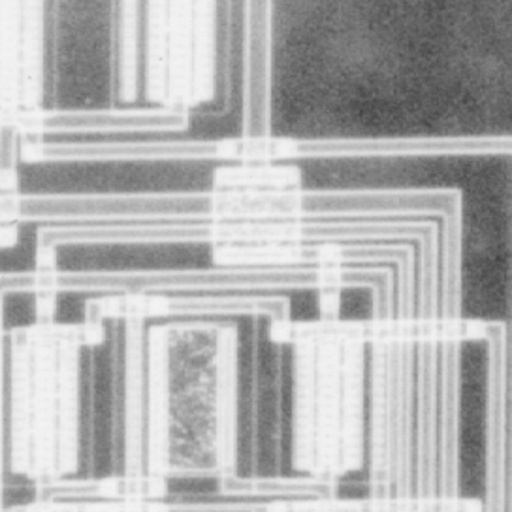
#> input picture MiKMOI/lab2/variant_4_4.jpg, 512 x 512 px
$ python task4.py   (older library calls are emulated)
#> lines starting #> are read from the running program, lines starting #| are printed output that depends on the picture
import os
import cv2
import matplotlib.pyplot as plt
import numpy as np

# Путь к изображению
image_path = 'variant_4_4.jpg'

# Проверяем наличие файла
if not os.path.exists(image_path):
  raise FileNotFoundError(
      f"Файл '{image_path}' не найден! Проверьте путь к изображению."
  )

# Загрузка полутонового изображения
image = cv2.imread(image_path, cv2.IMREAD_GRAYSCALE)
#> image is the input picture: shape (512, 512); min 65, max 244, mean 178.7
if image is None:
  raise ValueError(
      f"Не удалось загрузить изображение из файла '{image_path}'."
  )

# Сглаживающий фильтр (Фильтр Гаусса)
# Убираем шум, размер ядра
kernel_size_smooth = 15
img_smoothed = cv2.GaussianBlur(
    image, (kernel_size_smooth, kernel_size_smooth), sigmaX=0
)

# Повышение резкости с помощью Лапласиана
# Применяем Лапласиан для выделения вторых производных
laplacian = cv2.Laplacian(img_smoothed, cv2.CV_64F, ksize=3)
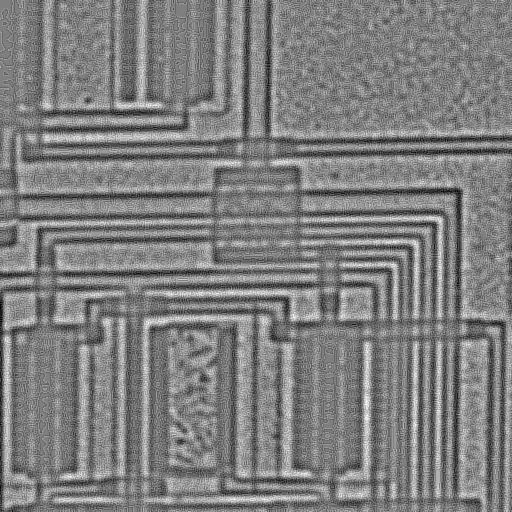
#> laplacian: shape (512, 512) float64; min -20, max 20, mean -0.00666; drawn with min black and max white

# Нормализуем результат Лапласиана в диапазон 0-255
laplacian_u8 = cv2.normalize(
    np.abs(laplacian), None, 0, 255, cv2.NORM_MINMAX, dtype=cv2.CV_8U
)
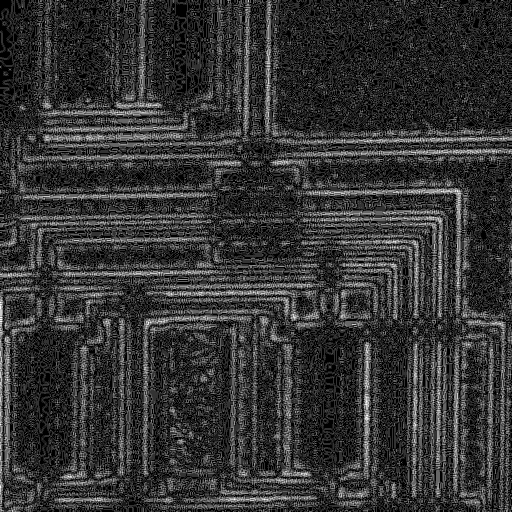
#> laplacian_u8: shape (512, 512); min 0, max 255, mean 52.5

# Метод повышения резкости
# img_sharpened = img_smoothed - c * laplacian (c — коэффициент усиления)
img_float = img_smoothed.astype(np.float64)
lap_float = laplacian.astype(np.float64)
alpha = 5  # Коэффициент влияния резкости
img_sharpened_float = img_float - alpha * lap_float
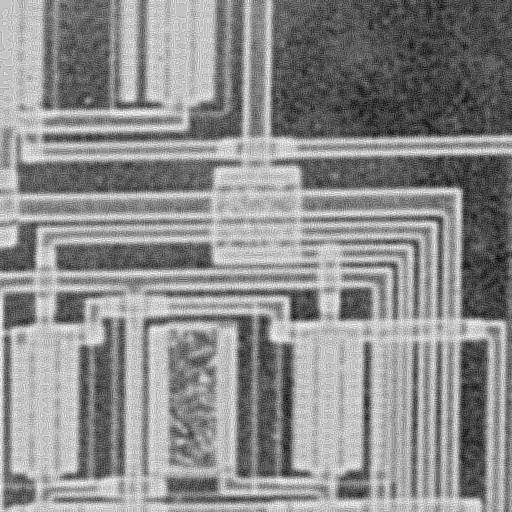
#> img_sharpened_float: shape (512, 512) float64; min 20, max 307, mean 178.8; drawn with min black and max white
img_sharpened = np.clip(img_sharpened_float, 0, 255).astype(np.uint8)
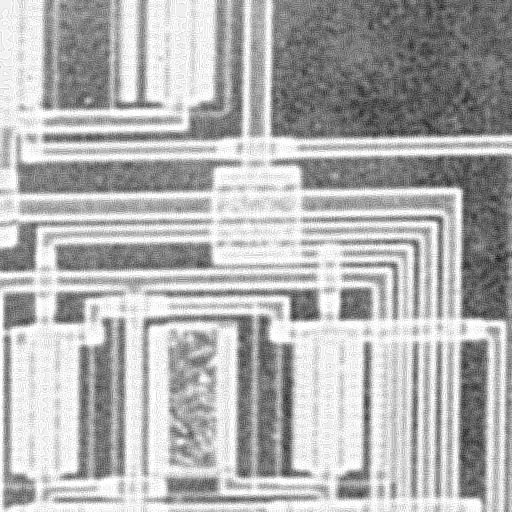
#> img_sharpened: shape (512, 512); min 20, max 255, mean 178.1

# Выделение краев оператором Собеля
sobel_x = cv2.Sobel(img_sharpened, cv2.CV_64F, 1, 0, ksize=3)
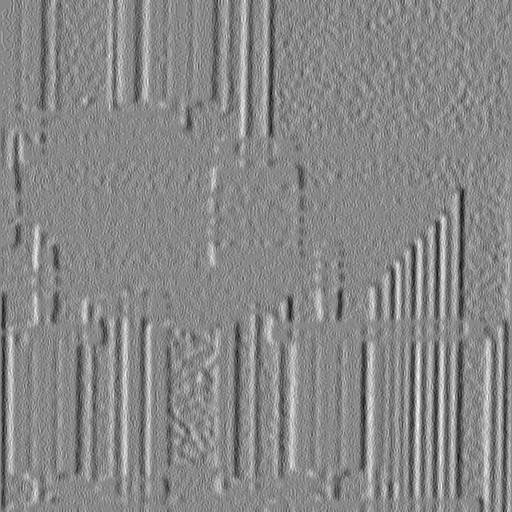
#> sobel_x: shape (512, 512) float64; min -432, max 375, mean -1.4; drawn with min black and max white
sobel_y = cv2.Sobel(img_sharpened, cv2.CV_64F, 0, 1, ksize=3)
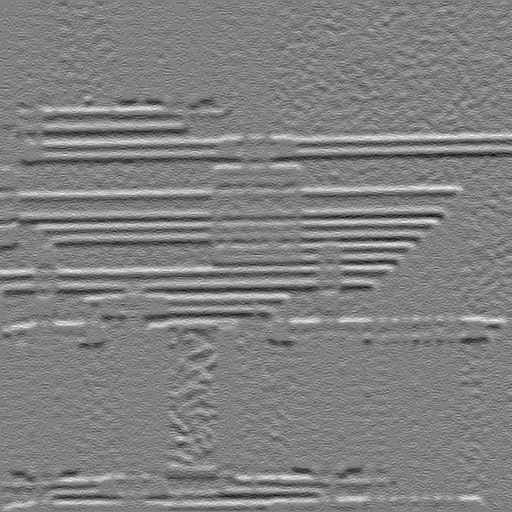
#> sobel_y: shape (512, 512) float64; min -420, max 412, mean 1; drawn with min black and max white
sobel_mag = cv2.magnitude(sobel_x, sobel_y)
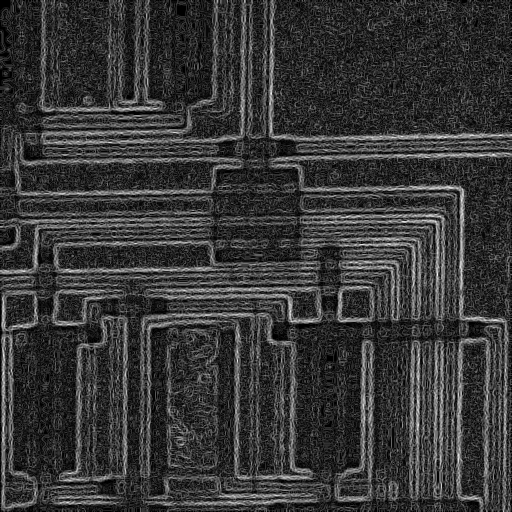
#> sobel_mag: shape (512, 512) float64; min 0, max 432.5, mean 94.6; drawn with min black and max white

# Нормализуем модуль градиента Собеля
img_edges = cv2.normalize(
    sobel_mag, None, 0, 255, cv2.NORM_MINMAX, dtype=cv2.CV_8U
)

fig, axes = plt.subplots(1, 4, figsize=(18, 5))

# Отображаем каждый этап обработки
axes[0].imshow(image, cmap='gray')
axes[0].set_title('1. Оригинал')
axes[0].axis('off')

axes[1].imshow(img_smoothed, cmap='gray')
axes[1].set_title('2. Сглаживание\n(Gaussian)')
axes[1].axis('off')

axes[2].imshow(img_sharpened, cmap='gray')
axes[2].set_title('3. Повышение резкости\n(Laplacian)')
axes[2].axis('off')

axes[3].imshow(img_edges, cmap='gray')
axes[3].set_title('4. Выделение границ\n(Sobel)')
axes[3].axis('off')

plt.tight_layout()
plt.show()

$ run again, with MiKMOI/lab2/variant_4_2.jpg copied over MiKMOI/lab2/variant_4_4.jpg
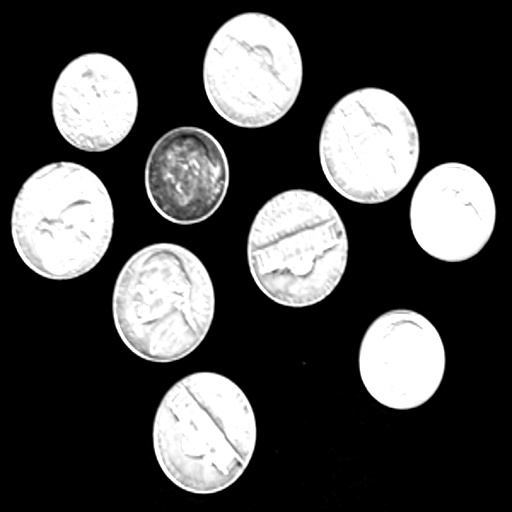
#> input picture MiKMOI/lab2/variant_4_2.jpg, 512 x 512 px
#> image is the input picture: shape (512, 512); min 0, max 255, mean 74.1
#> `sobel_y = cv2.Sobel(img_sharpened, cv2.CV_64F, 0, 1, ksize=3)`:
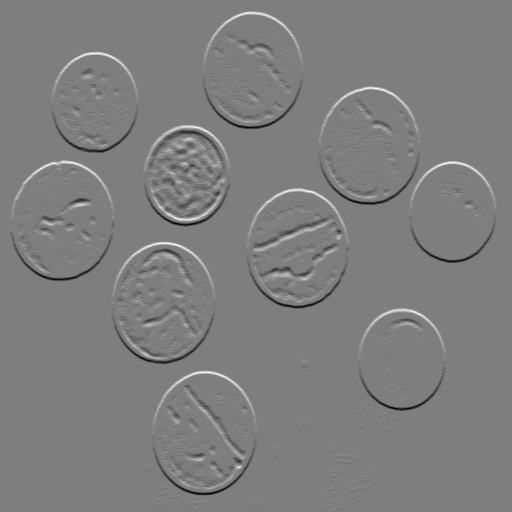
#> sobel_y: shape (512, 512) float64; min -999, max 1011, mean 0; drawn with min black and max white
#> `sobel_mag = cv2.magnitude(sobel_x, sobel_y)`:
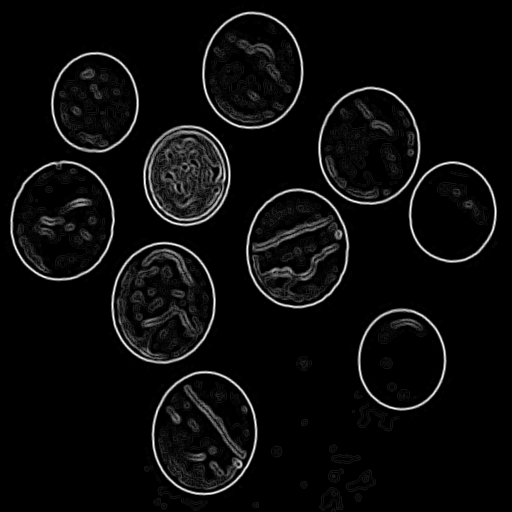
#> sobel_mag: shape (512, 512) float64; min 0, max 1020.4, mean 45.1; drawn with min black and max white

$ run again, with MiKMOI/lab2/variant_4_3.jpg copied over MiKMOI/lab2/variant_4_4.jpg
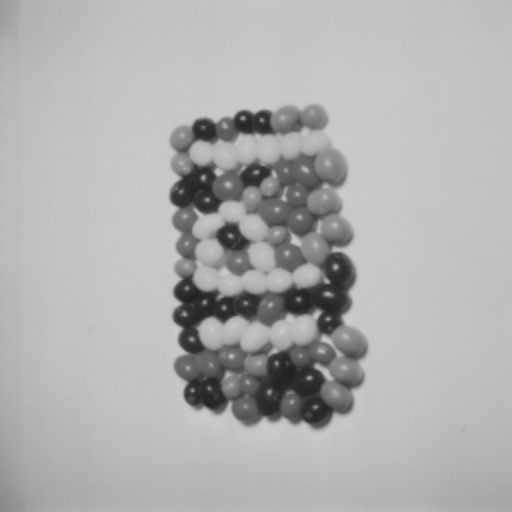
#> input picture MiKMOI/lab2/variant_4_3.jpg, 512 x 512 px
#> image is the input picture: shape (512, 512); min 32, max 205, mean 175.9
#> `sobel_mag = cv2.magnitude(sobel_x, sobel_y)`:
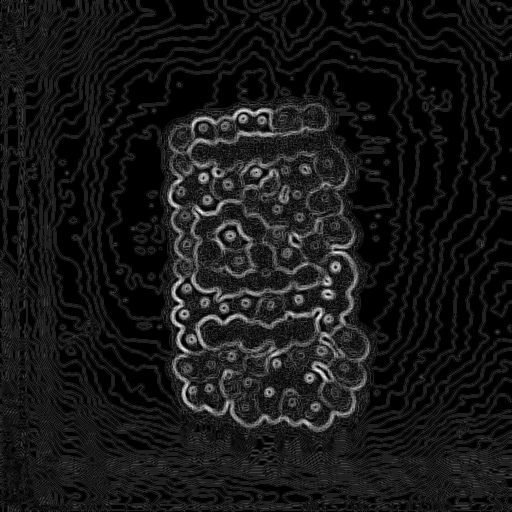
#> sobel_mag: shape (512, 512) float64; min 0, max 639.3, mean 58.6; drawn with min black and max white
